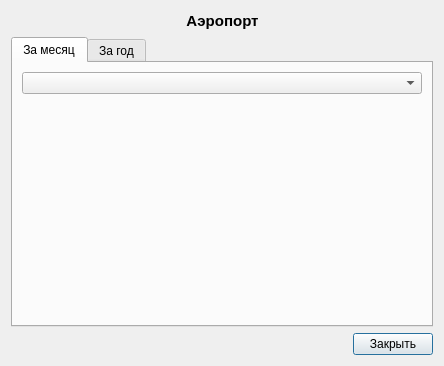
<?xml version="1.0" encoding="UTF-8"?>
<ui version="4.0">
 <class>WorkloadStatistics</class>
 <widget class="QDialog" name="WorkloadStatistics">
  <property name="geometry">
   <rect>
    <x>0</x>
    <y>0</y>
    <width>444</width>
    <height>366</height>
   </rect>
  </property>
  <property name="windowTitle">
   <string>Статистика</string>
  </property>
  <layout class="QGridLayout" name="gridLayout_2">
   <item row="2" column="0">
    <layout class="QGridLayout" name="gridLayout_4">
     <item row="0" column="0">
      <layout class="QGridLayout" name="gridLayout">
       <item row="2" column="0">
        <layout class="QHBoxLayout" name="horizontalLayout">
         <item>
          <spacer name="horizontalSpacer">
           <property name="orientation">
            <enum>Qt::Horizontal</enum>
           </property>
           <property name="sizeHint" stdset="0">
            <size>
             <width>40</width>
             <height>20</height>
            </size>
           </property>
          </spacer>
         </item>
         <item>
          <widget class="QPushButton" name="pB_close">
           <property name="text">
            <string>Закрыть</string>
           </property>
          </widget>
         </item>
        </layout>
       </item>
       <item row="1" column="0">
        <widget class="QTabWidget" name="tabWidget">
         <property name="currentIndex">
          <number>0</number>
         </property>
         <widget class="QWidget" name="tabW_monthly_statistics">
          <attribute name="title">
           <string>За месяц</string>
          </attribute>
          <layout class="QGridLayout" name="gridLayout_5">
           <item row="1" column="0">
            <widget class="QCustomPlot" name="wd_monthly_statistics" native="true"/>
           </item>
           <item row="0" column="0">
            <widget class="QComboBox" name="cB_month"/>
           </item>
          </layout>
         </widget>
         <widget class="QWidget" name="tabW_statistics_for_the_year">
          <attribute name="title">
           <string>За год</string>
          </attribute>
          <layout class="QGridLayout" name="gridLayout_6">
           <item row="0" column="0">
            <widget class="QCustomPlot" name="wd_statistics_for_the_year" native="true"/>
           </item>
          </layout>
         </widget>
        </widget>
       </item>
       <item row="0" column="0">
        <layout class="QHBoxLayout" name="horizontalLayout_2">
         <item>
          <spacer name="horizontalSpacer_2">
           <property name="orientation">
            <enum>Qt::Horizontal</enum>
           </property>
           <property name="sizeHint" stdset="0">
            <size>
             <width>40</width>
             <height>20</height>
            </size>
           </property>
          </spacer>
         </item>
         <item>
          <widget class="QLabel" name="lb_airportName">
           <property name="font">
            <font>
             <pointsize>11</pointsize>
             <bold>true</bold>
            </font>
           </property>
           <property name="text">
            <string>Аэропорт</string>
           </property>
           <property name="alignment">
            <set>Qt::AlignCenter</set>
           </property>
          </widget>
         </item>
         <item>
          <spacer name="horizontalSpacer_3">
           <property name="orientation">
            <enum>Qt::Horizontal</enum>
           </property>
           <property name="sizeHint" stdset="0">
            <size>
             <width>40</width>
             <height>20</height>
            </size>
           </property>
          </spacer>
         </item>
        </layout>
       </item>
      </layout>
     </item>
    </layout>
   </item>
  </layout>
 </widget>
 <customwidgets>
  <customwidget>
   <class>QCustomPlot</class>
   <extends>QWidget</extends>
   <header>C:\kurs_cpp\Airport_inspector\Airport_inspector\qcustomplot.h</header>
   <container>1</container>
  </customwidget>
 </customwidgets>
 <resources/>
 <connections>
  <connection>
   <sender>pB_close</sender>
   <signal>clicked()</signal>
   <receiver>WorkloadStatistics</receiver>
   <slot>close()</slot>
   <hints>
    <hint type="sourcelabel">
     <x>163</x>
     <y>191</y>
    </hint>
    <hint type="destinationlabel">
     <x>163</x>
     <y>103</y>
    </hint>
   </hints>
  </connection>
 </connections>
</ui>
